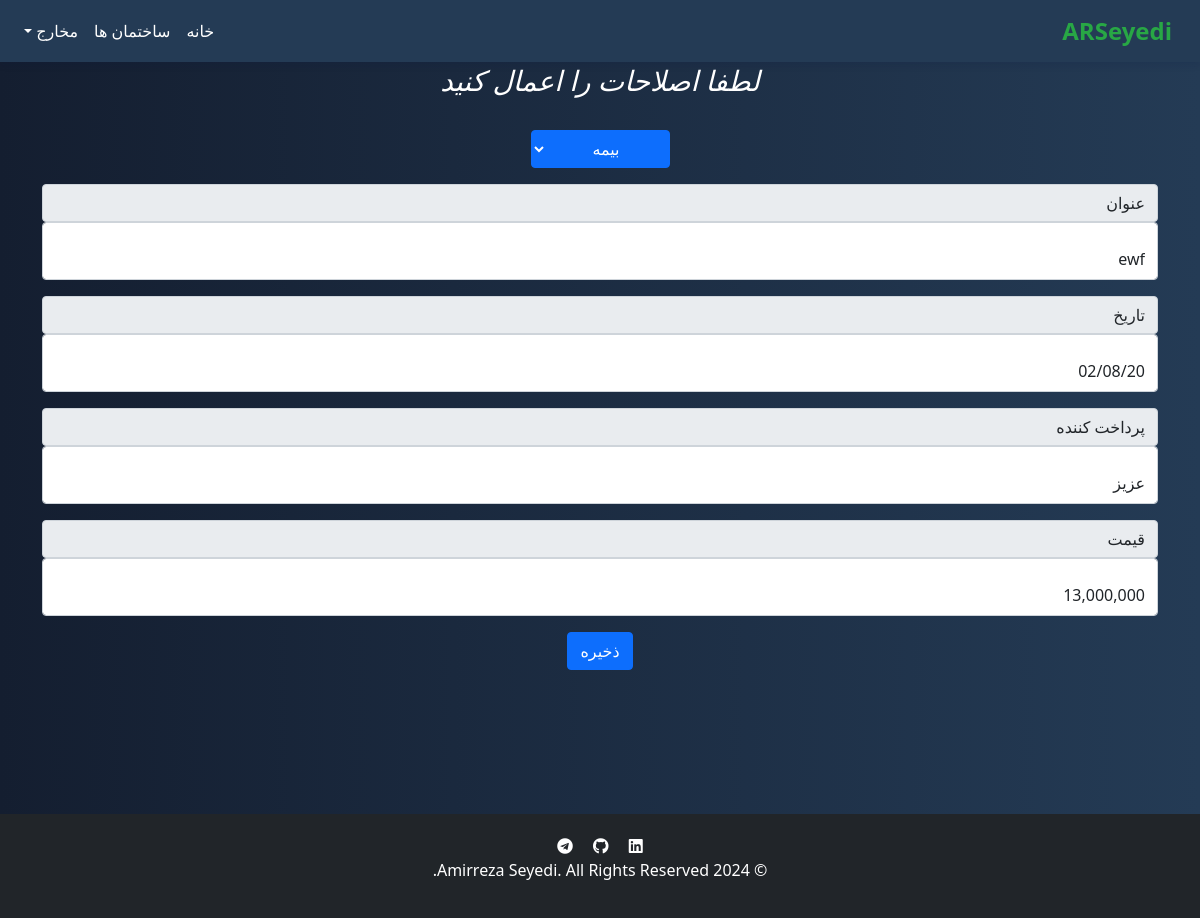
The page /building/spent/5/ on the database its author committed.
### building/models.py (models this page shows, shortened)
class Spent(models.Model):
    id = models.AutoField(primary_key=True, unique=True)
    category = models.CharField(max_length=255, blank=False, null=False)
    subject = models.CharField(max_length=255, blank=False, null=False)
    building = models.CharField(max_length=255, blank=False, null=False)
    date = models.CharField(max_length=5, blank=False, null=False)
    payer = models.CharField(max_length=255, blank=False, null=False)
    price = models.IntegerField(blank=False, null=False)
    class Meta:
        ordering = ['id']

### building/views.py (the view)
# urls.py: path("spent/<int:pk>/", views.spent_info, name="spent_info"),
def spent_info(request, pk):
    buildings = Building.objects.all()
    spent = Spent.objects.get(pk=pk)
    return render(request, 'spent_info.html', {'spent': spent, 'buildings': buildings})

### building/templates/spent_info.html (shortened to what this page needs)
{% extends "home.html" %}
{% block content %}
{% load humanize %}
<html lang="en" dir="rtl">
    <nav class="navbar navbar-expand-lg navbar-dark fixed-top">
        <div class="container-fluid">
            <a class="navbar-brand" href="{% url 'index' %}">ARSeyedi</a>
            <div class="collapse navbar-collapse justify-content-end" id="navbarNav">
                <ul class="navbar-nav">
                    <li class="nav-item">
                        <a class="nav-link" href="{% url 'building_main' %}">خانه</a>
                    </li>
                    <li class="nav-item">
                        <a class="nav-link" href="{% url 'buildings' %}">ساختمان ها</a>
                    </li>
                    <li class="nav-item dropdown">
                        <a class="nav-link dropdown-toggle" href="#" id="navbarDropdown" role="button" data-bs-toggle="dropdown" aria-expanded="false">
                          مخارج
                        </a>
                    </li>
                </ul>
            </div>
        </div>
    </nav>
    <form class="mt-3" action="{% url 'spent_update' %}" method="post">
      <h4><i class="bi bi-check fs-3">لطفا اصلاحات را اعمال کنید</i></h4>
      <br>
      <div class="form-floating mb-3">
        <select class="btn btn-primary dropdown-toggle" name="category">
          <option value="بیمه" {% if spent.category == "بیمه" %}selected{% endif %}>بیمه</option>
      </select>
      </div>
      <div class="form-floating mb-3">
        <span class="input-group-text">عنوان</span>
        <input type="text" class="form-control" name="subject" value="{{ spent.subject }}">
      </div>
      <div class="form-floating mb-3">
        <span class="input-group-text">تاریخ</span>
        <input type="text" class="form-control" name="date" value="{{ spent.date }}">
      </div>
      <div class="form-floating mb-3">
        <span class="input-group-text">پرداخت کننده</span>
        <input type="text" class="form-control" name="payer" value="{{ spent.payer }}">
      </div>
      <div class="form-floating mb-3">
        <span class="input-group-text">قیمت</span>
        <input type="text" class="form-control" name="price" value="{{ spent.price|intcomma }}">
      </div>
      <button type="submit" class="btn btn-primary">
        ذخیره
      </button>
      <br><br><br><br><br>
    </form>
{% endblock %}

### static/css/styles.css (style rules this page uses)
.navbar { background-color: #243b55; }
.navbar-brand { font-size: 1.5rem; font-weight: bold; color: #28a745 !important; }
.navbar-nav .nav-link { color: white !important; }
.navbar.fixed-top { box-shadow: 0 4px 6px rgba(0, 22, 68, 0.1); }

### rows shown on the page
Spent: category "بیمه", subject "ewf", date "02/08/20", payer "عزیز", price "13,000,000"
